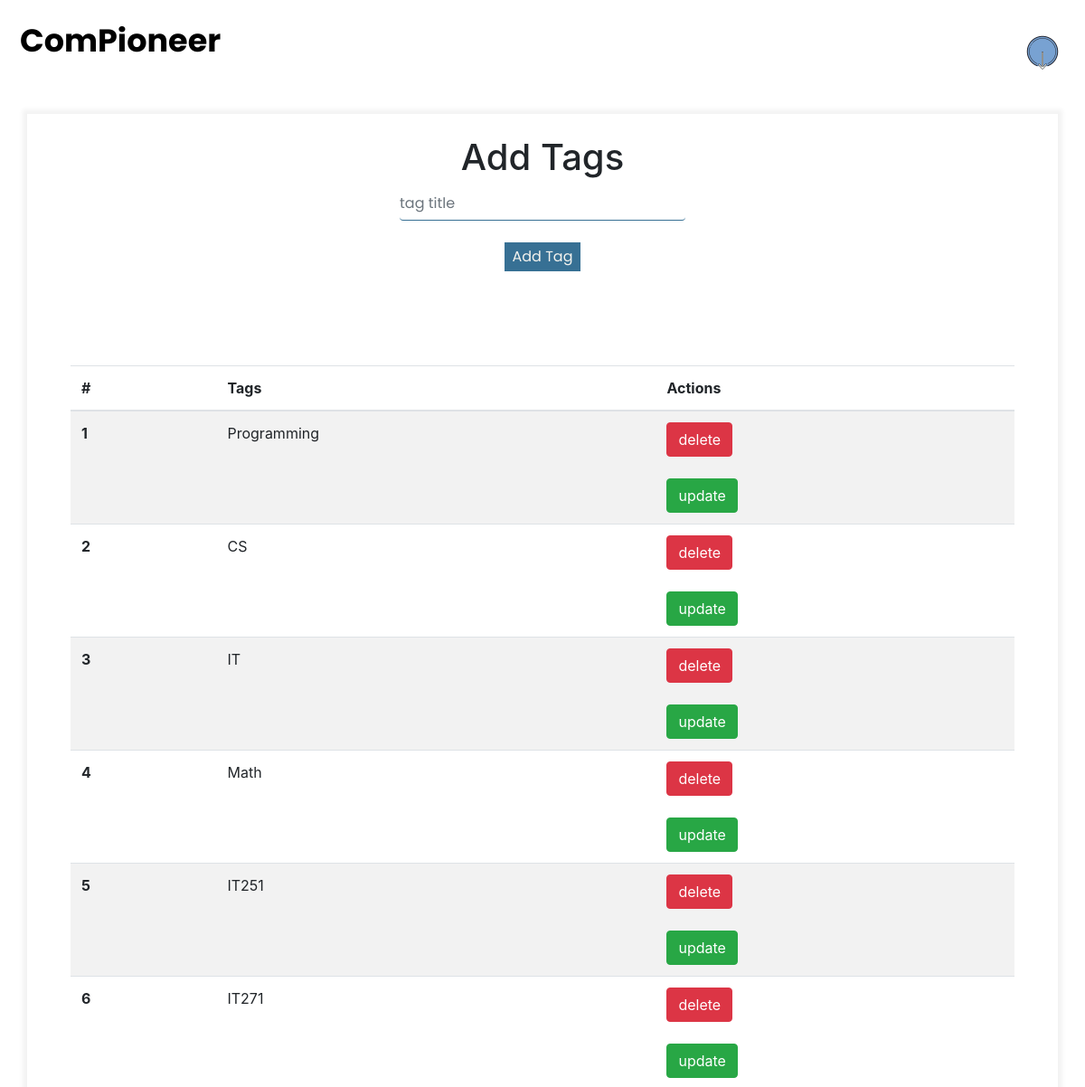
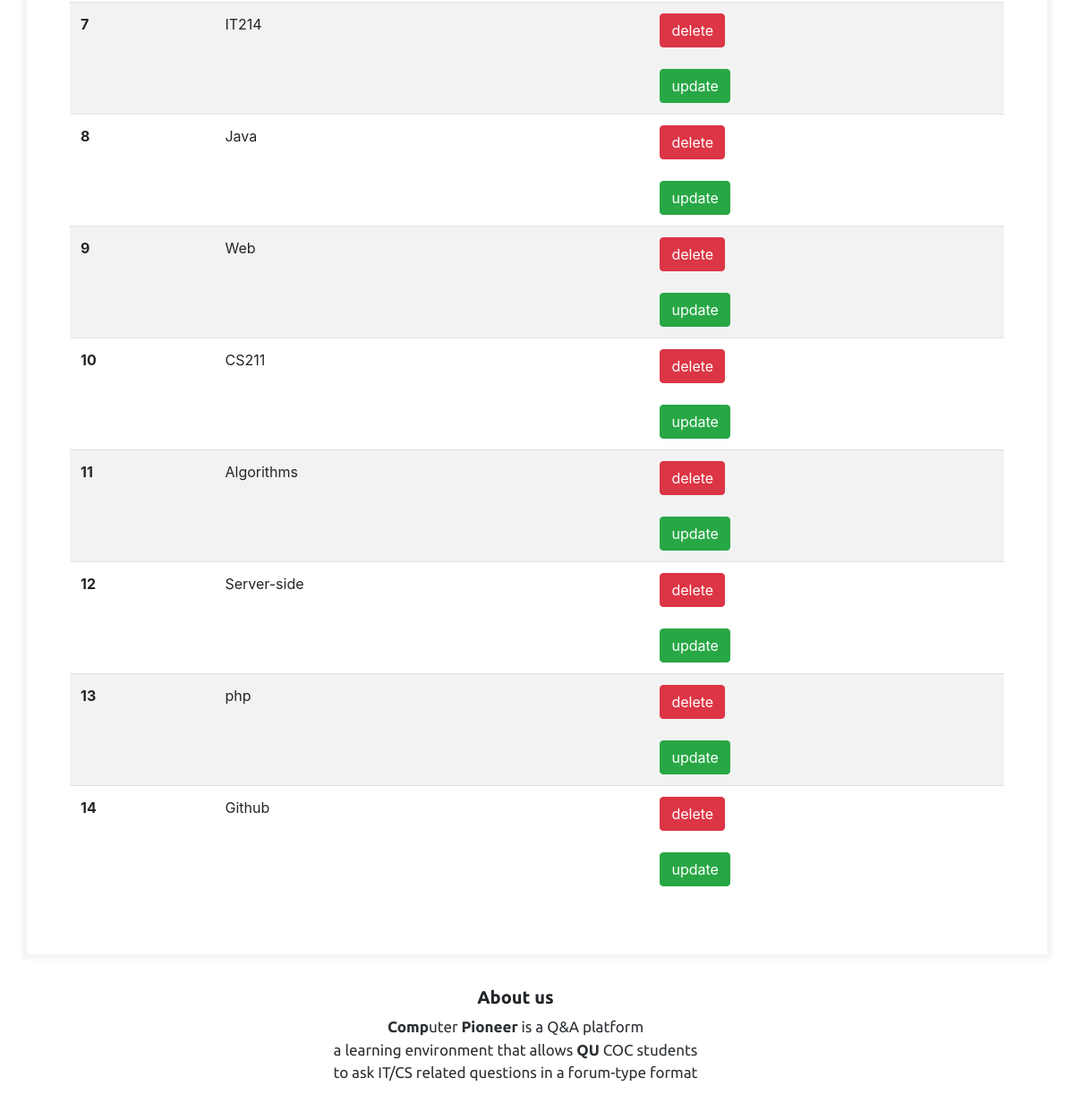
Screenshot of /setting.php with the database file from the repository (2 pictures, top to bottom).
### tables this page shows
CREATE TABLE `tags` (
  `tag_id` int(11) NOT NULL,
  `tag_title` varchar(255) NOT NULL
);

### setting.php (the view, shortened to what this page needs)
<?php
    require 'include\header.php';
?>
    <div class="header">
        <nav>
        <a href="home.php" class="logo">ComPioneer</a>
        <div class="img-profile">
          <a class = "iconNav" href="logout.php">
            <img src="images\icons8-logout-rounded-down-100.png" alt="logout">
          </a>
        </div>
        </nav>
      </div>
    <section id="show_tags">
        <div class="container" id="zcontainer">
          <section clas="add-tags">
              <div class="contaire">
                  <div class="col-xs-6 col-xs-offset-3">
                      <div class="form-tags">
                         <h1>Add Tags</h1>
                          <form role="form" action="include\addTag.php" method="post" id="login-form" autocomplete="off">
                              <div class="form-group">
                                  <label for="tag_title">
                                  <input type="text" name="tag_title" id="tag_title" class="form-control" placeholder="tag title" required>
                              </div>
                              <button name="submit" class="btn-tags">Add Tag </button>
                          </form>
                      </div>
                  </div>
              </div>
          </section>
            <div class="col-xs-6 col-xs-offset-3">
                <table class="table table-striped">
                <thead>
                    <tr>
                    <th scope="col">#</th>
                    <th scope="col">Tags</th>
                    <th scope="col">Actions</th>
                    </tr>
                </thead>
                <tbody>
                    <?php
                            $sql="SELECT * FROM tags";
                            $show_tags_query=mysqli_query($con,$sql);
                            if(!$show_tags_query){
                                die("Erorr: ".mysqli_error($con));
                            }else{
                                $row_num=1;
                                while($row=mysqli_fetch_assoc($show_tags_query)){
                                    $tag_title= $row['tag_title'];
                                    $tag_id = $row['tag_id'];
                                    echo"<tr>
                                    <th scope='row'>$row_num</th>
                                    <td>$tag_title</td>
                                    <td>
                                        <form action='include\delete_tag.php' method='POST'><button name='delete' value='$tag_id' class='btn btn-danger btn-small'>delete</button></form>
                                        <br>
                                        <form action='update_tag.php' method='post'><button name='edit' value='$tag_id' class='btn btn-success btn-small'>update</button></form>
                                    </td>
                                    </tr>";
                                    $row_num++;
                                }
                            }
                        ?>
                </tbody>
                </table>
            </div>
        </div>
    </section>
    <div class="footerContent">
    <h5> <b> About us</b></h5>
    <p> <b>Comp</b>uter <b>Pioneer</b> is a Q&A platform
    <br>  a learning environment that allows
     <b>QU</b> COC students
    <br>  to ask IT/CS related questions in a forum-type format </p>
    </div>
</body>
</html>

### include/header.php (shortened to what this page needs)
<!DOCTYPE html>
<html lang="en" dir="ltr">
  <head>
        <link rel="stylesheet"  href="css/style.css">
        <link rel="stylesheet" href="https://stackpath.bootstrapcdn.com/font-awesome/4.7.0/css/font-awesome.min.css">
        <link rel="stylesheet" href="https://cdn.jsdelivr.net/npm/bootstrap@4.5.3/dist/css/bootstrap.min.css">
        <link rel="stylesheet"  href="https://stackpath.bootstrapcdn.com/bootstrap/4.5.2/css/bootstrap.min.css">
        <link rel="stylesheet" href="https://cdnjs.cloudflare.com/ajax/libs/font-awesome/5.15.1/css/all.min.css">
        <link rel="stylesheet" href="https://cdnjs.cloudflare.com/ajax/libs/font-awesome/5.10.2/css/all.min.css">
  </head>
  <body>

### css/style.css (style rules this page uses)
.form-group { font-family: 'Poppins', sans-serif ; }
.container { margin: 1%; background-color: #FFFFFF; padding: 13rem 3rem 13rem 3rem; box-shadow: 0 0 5px 5px rgba(0,0,0, .05); }
.form-control { display: block; width: 100%; font-size: 1rem; font-weight: 400; line-height: 1.5; border-color: #377094 !important; border-style: solid !important; border-width: 0 0 1.7px 0 !important; padding: 0px !important; color: #495057; height: auto; border-radius: 0; background-color: #fff; background-clip: padding-box; }
.header { overflow: hidden; padding: 20px 10px; }
.header a { float: left; color: black; text-align: center; padding: 12px; text-decoration: none; font-size: 18px; line-height: 25px; border-radius: 4px; }
.header a.logo { font-family: 'Poppins', sans-serif; font-size: 35px; font-weight: bold; }
.header .iconNav { float: right; }
.footerContent { font-family: 'Ubuntu', sans-serif; position: relative; left: 0; bottom: 0; width: 100%; background-color: white; text-align: center; padding: 1.5rem 3rem 1.5rem 0rem; overflow: hidden; }
.footerContent p { opacity: 0.95; text-align: center; font-size: 17px; }
.footerContent h5 { text-align: center; }
.form-tags { text-align: center; margin-bottom:10%; }
.btn-tags { font-family: 'Poppins', sans-serif ; color: #f4f3ee !important; position: relative; text-align: center; border-color: #377094 !important; border-style: solid !important; border-width:medium !important; border-radius: 0; background-color: #377094 !important; }
#zcontainer { padding: 1.5rem 3rem 3rem 3rem; }
.img-profile img { max-width: 100%; height: auto; height: 50px; width: 50px; }

### rows the page displays
tags: tag_title "Programming", $tag_id 22 (drawn)
tags: tag_title "CS", $tag_id 23 (drawn)
tags: tag_title "IT", $tag_id 24 (drawn)
tags: tag_title "Math", $tag_id 25 (drawn)
tags: tag_title "IT251", $tag_id 26 (drawn)
tags: tag_title "IT271", $tag_id 27 (drawn)
tags: tag_title "IT214", $tag_id 28 (drawn)
tags: tag_title "Java", $tag_id 29 (drawn)
tags: tag_title "Web", $tag_id 30 (drawn)
tags: tag_title "CS211", $tag_id 31 (drawn)
tags: tag_title "Algorithms", $tag_id 32 (drawn)
tags: tag_title "Server-side", $tag_id 33 (drawn)
tags: tag_title "php", $tag_id 34 (drawn)
tags: tag_title "Github", $tag_id 35 (drawn)
